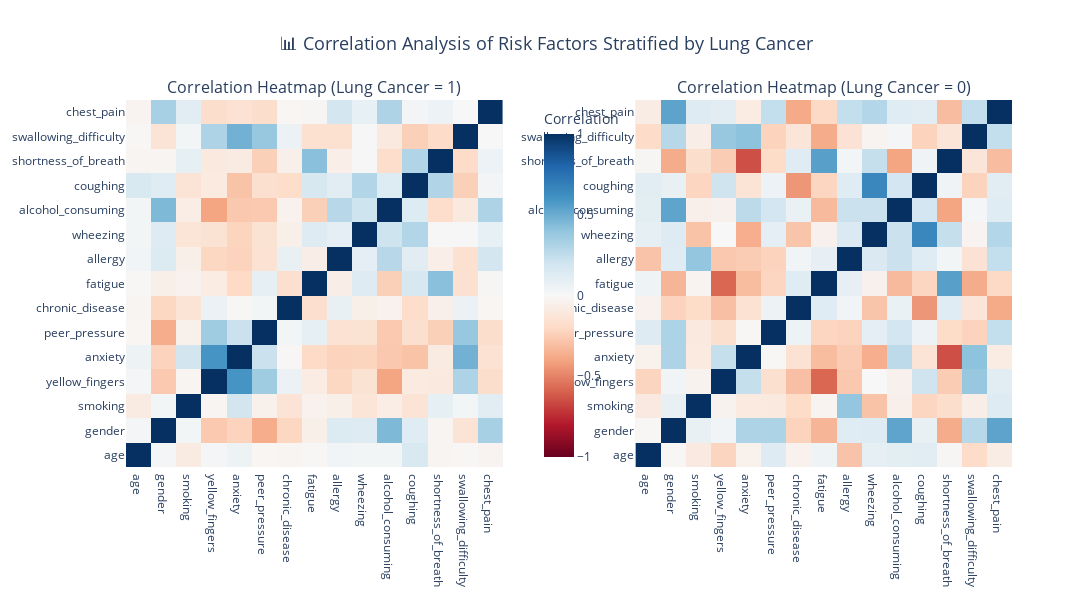

Notebook cell for this chart:
### Code cell
import plotly.figure_factory as ff

# Groups
df_lc1 = df[df[target] == 1]
df_lc0 = df[df[target] == 0]

# Relevant variables
vars_of_interest = ['age','gender', 'smoking', 'yellow_fingers', 'anxiety', 'peer_pressure', 'chronic_disease', 
                    'fatigue', 'allergy', 'wheezing', 'alcohol_consuming', 'coughing', 'shortness_of_breath', 
                    'swallowing_difficulty', 'chest_pain']

# Calcular correlaciones
corr_lc1 = df_lc1[vars_of_interest].corr()
corr_lc0 = df_lc0[vars_of_interest].corr()

# Crear heatmaps
fig = make_subplots(
    rows=1, cols=2,
    subplot_titles=["Correlation Heatmap (Lung Cancer = 1)", "Correlation Heatmap (Lung Cancer = 0)"],
    horizontal_spacing=0.15
)

# Heatmap pacientes con cáncer
heatmap1 = go.Heatmap(
    z=corr_lc1.values,
    x=corr_lc1.columns,
    y=corr_lc1.columns,
    colorscale="RdBu",
    zmin=-1, zmax=1,
    colorbar=dict(title="Correlation", x=0.46)
)

# Heatmap pacientes sin cáncer
heatmap0 = go.Heatmap(
    z=corr_lc0.values,
    x=corr_lc0.columns,
    y=corr_lc0.columns,
    colorscale="RdBu",
    zmin=-1, zmax=1,
    showscale=False
)

fig.add_trace(heatmap1, row=1, col=1)
fig.add_trace(heatmap0, row=1, col=2)

# Layout
fig.update_layout(
    title_text="📊 Correlation Analysis of Risk Factors Stratified by Lung Cancer",
    title_font_size=18,
    title_x=0.5,
    width=1200,
    height=600
)

fig.show()

### Figure 1 — Plotly figure (JSON) as saved in the notebook; plotly's stock layout.template omitted (floating-point values rounded to 4 significant figures; data arrays with more than 128 entries replaced by an {"elided": "..."} marker saying what was removed)
{"data": [{"colorbar": {"title": {"text": "Correlation"}, "x": 0.46}, "colorscale": [[0, "rgb(103,0,31)"], [0.1, "rgb(178,24,43)"], [0.2, "rgb(214,96,77)"], [0.3, "rgb(244,165,130)"], [0.4, "rgb(253,219,199)"], [0.5, "rgb(247,247,247)"], [0.6, "rgb(209,229,240)"], [0.7, "rgb(146,197,222)"], [0.8, "rgb(67,147,195)"], [0.9, "rgb(33,102,172)"], [1, "rgb(5,48,97)"]], "type": "heatmap", "x": ["age", "gender", "smoking", "yellow_fingers", "anxiety", "peer_pressure", "chronic_disease", "fatigue", "allergy", "wheezing", "alcohol_consuming", "coughing", "shortness_of_breath", "swallowing_difficulty", "chest_pain"], "xaxis": "x", "y": ["age", "gender", "smoking", "yellow_fingers", "anxiety", "peer_pressure", "chronic_disease", "fatigue", "allergy", "wheezing", "alcohol_consuming", "coughing", "shortness_of_breath", "swallowing_difficulty", "chest_pain"], "yaxis": "y", "z": {"elided": "15x15 float values"}, "zmax": 1, "zmin": -1}, {"colorscale": [[0, "rgb(103,0,31)"], [0.1, "rgb(178,24,43)"], [0.2, "rgb(214,96,77)"], [0.3, "rgb(244,165,130)"], [0.4, "rgb(253,219,199)"], [0.5, "rgb(247,247,247)"], [0.6, "rgb(209,229,240)"], [0.7, "rgb(146,197,222)"], [0.8, "rgb(67,147,195)"], [0.9, "rgb(33,102,172)"], [1, "rgb(5,48,97)"]], "showscale": false, "type": "heatmap", "x": ["age", "gender", "smoking", "yellow_fingers", "anxiety", "peer_pressure", "chronic_disease", "fatigue", "allergy", "wheezing", "alcohol_consuming", "coughing", "shortness_of_breath", "swallowing_difficulty", "chest_pain"], "xaxis": "x2", "y": ["age", "gender", "smoking", "yellow_fingers", "anxiety", "peer_pressure", "chronic_disease", "fatigue", "allergy", "wheezing", "alcohol_consuming", "coughing", "shortness_of_breath", "swallowing_difficulty", "chest_pain"], "yaxis": "y2", "z": {"elided": "15x15 float values"}, "zmax": 1, "zmin": -1}], "layout": {"annotations": [{"font": {"size": 16}, "showarrow": false, "text": "Correlation Heatmap (Lung Cancer = 1)", "x": 0.2125, "xanchor": "center", "xref": "paper", "y": 1, "yanchor": "bottom", "yref": "paper"}, {"font": {"size": 16}, "showarrow": false, "text": "Correlation Heatmap (Lung Cancer = 0)", "x": 0.7875, "xanchor": "center", "xref": "paper", "y": 1, "yanchor": "bottom", "yref": "paper"}], "height": 600, "title": {"font": {"size": 18}, "text": "📊 Correlation Analysis of Risk Factors Stratified by Lung Cancer", "x": 0.5}, "width": 1200, "xaxis": {"anchor": "y", "domain": [0, 0.425]}, "xaxis2": {"anchor": "y2", "domain": [0.575, 1]}, "yaxis": {"anchor": "x", "domain": [0, 1]}, "yaxis2": {"anchor": "x2", "domain": [0, 1]}}}
